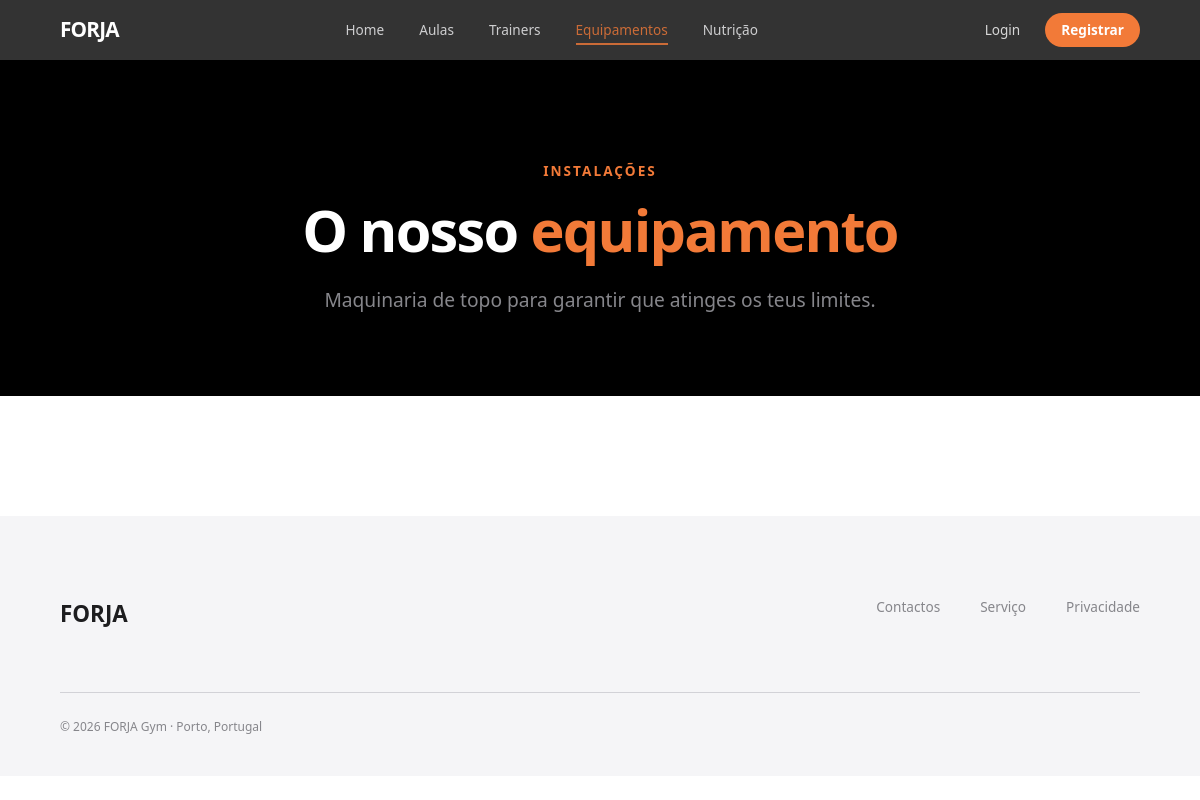
Before: /pages/equipment.php with the older database file.
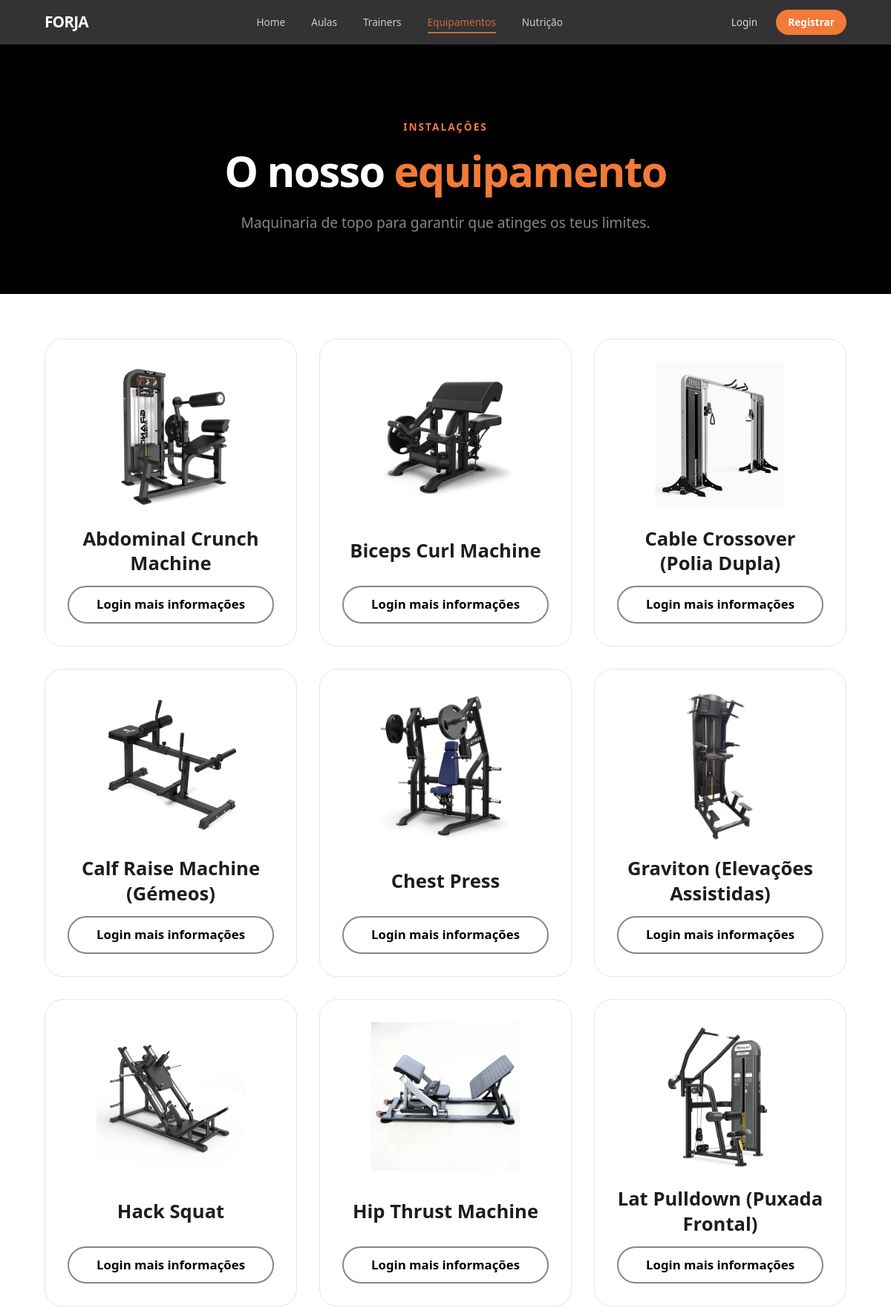
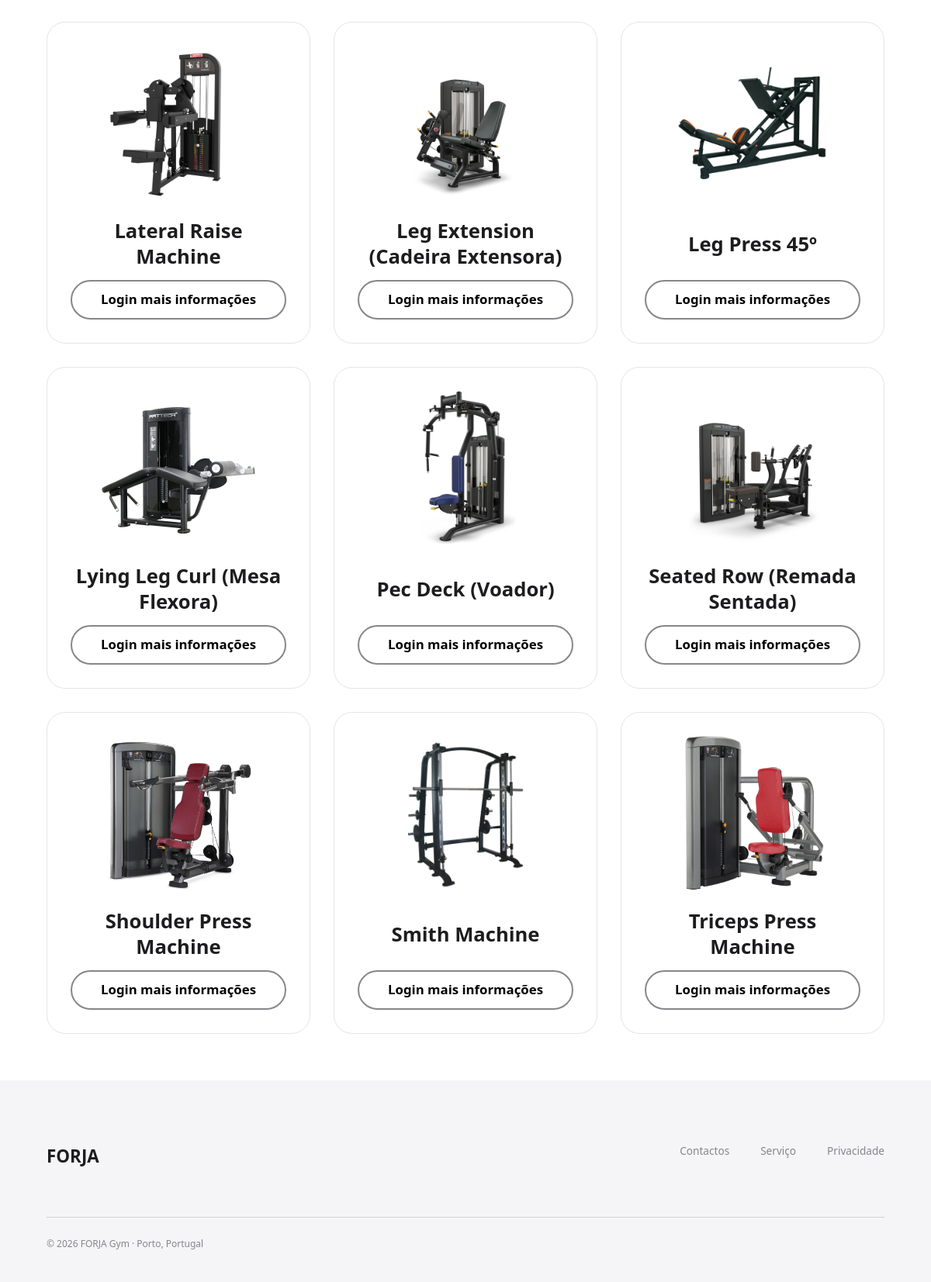
After: the same page with the newer database file (2 pictures, top to bottom).
### tables this page shows
CREATE TABLE equipment (
    id               INTEGER  PRIMARY KEY AUTOINCREMENT,
    name             TEXT     NOT NULL,
    photo TEXT DEFAULT 'default-equipment.png',
    video_url TEXT,
    description      TEXT,
    status           TEXT     NOT NULL
                              CHECK (status IN ('Disponível', 'Manutenção'))
                              DEFAULT 'Disponível',
    location         TEXT     NOT NULL,
    purchase_date    DATE,               -- para controlo de vida útil
    last_maintenance DATE                -- data da última manutenção
);

### database/equipment.php (called while the page is built, shortened)
<?php
function getEquipments(PDO $db): array {
    $stmt = $db->prepare('
        SELECT
            e.*,
            m.name as muscle_name
        FROM equipment e
        LEFT JOIN exercises ex ON e.id = ex.id_equipment
        LEFT JOIN muscle_group m ON ex.id_muscle_group = m.id
        ORDER BY e.name ASC
    ');
    $stmt->execute();
    return $stmt->fetchAll(PDO::FETCH_ASSOC);
}
?>

### templates/equipment.php (the view, shortened to what this page needs)
<?php
function output_public_equipment(array $equipments, bool $is_admin = false): void {
?>
    <section class="trainers-hero">
        <p class="section-tag">INSTALAÇÕES</p>
        <h1>O nosso <span class="highlight">equipamento</span></h1>
        <p class="trainers-hero-subtitle">Maquinaria de topo para garantir que atinges os teus limites.</p>
    </section>
    <div class="equipment-container">
        <div class="class-grid">
            <?php foreach ($equipments as $eq):
                $photo_src = !empty($eq['photo']) ? "../imgs/" . htmlspecialchars($eq['photo']) : "../imgs/default-equipment.png";
            ?>
                <article class="class-card equipment-card">
                    <img src="<?= $photo_src ?>" alt="<?= htmlspecialchars($eq['name']) ?>" class="equipment-photo">
                    <h3 class="equipment-name"><?= htmlspecialchars($eq['name']) ?></h3>
                    <a href="login.php" class="btn-text btn-equipment-bottom">Login mais informações</a>
                </article>
            <?php endforeach; ?>
        </div>
    </div>
<?php
}
?>

Changed rows visible on the page:
added equipment: photo (picture), name "Abdominal Crunch Machine"
added equipment: photo (picture), name "Biceps Curl Machine"
added equipment: photo (picture), name "Cable Crossover (Polia Dupla)"
added equipment: photo (picture), name "Calf Raise Machine (Gémeos)"
added equipment: photo (picture), name "Chest Press"
added equipment: photo (picture), name "Graviton (Elevações Assistidas)"
added equipment: photo (picture), name "Hack Squat"
added equipment: photo (picture), name "Hip Thrust Machine"
added equipment: photo (picture), name "Lat Pulldown (Puxada Frontal)"
added equipment: photo (picture), name "Lateral Raise Machine"
added equipment: photo (picture), name "Leg Extension (Cadeira Extensora)"
added equipment: photo (picture), name "Leg Press 45º"
added equipment: photo (picture), name "Lying Leg Curl (Mesa Flexora)"
added equipment: photo (picture), name "Pec Deck (Voador)"
added equipment: photo (picture), name "Seated Row (Remada Sentada)"
added equipment: photo (picture), name "Shoulder Press Machine"
added equipment: photo (picture), name "Smith Machine"
added equipment: photo (picture), name "Triceps Press Machine"
